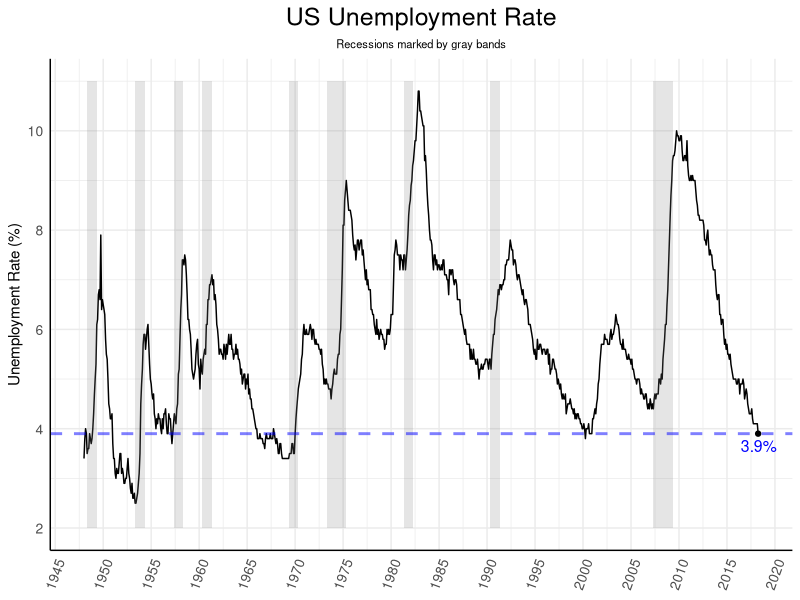
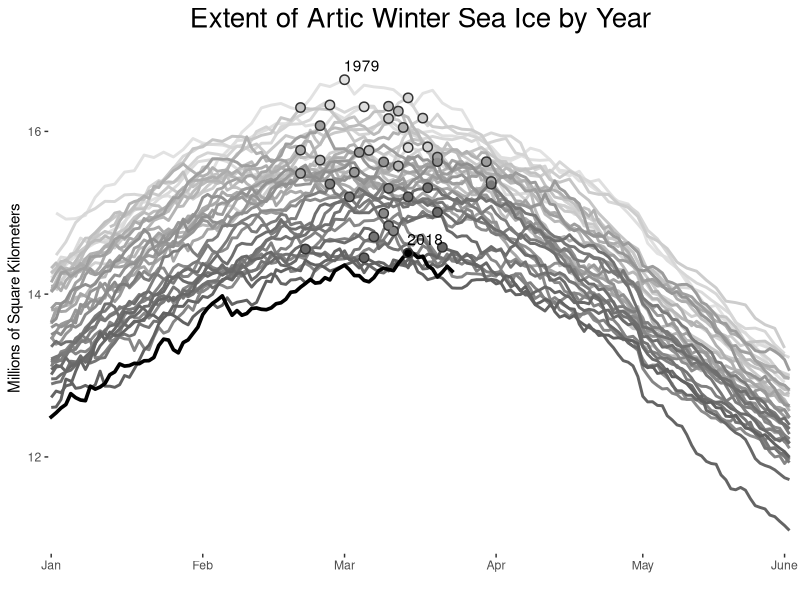

These charts were generated, in order, by the following R code:
## ---- chunk 1
knitr::opts_chunk$set(echo = FALSE, 
                      collapse = TRUE,
                      comment = "#>",
                      fig.path = "README-")
## ---- chunk 2
### Daily Plot for May 6, 2018 ###

# Plot of historical unemployment data in the US from 1948 through April 2018

# get packages
library(ggplot2)
library(lubridate)

# get data
t3 <- read.csv("employment/unemployment_data.csv")
r <- read.csv("employment/recession_data.csv")

# format data
r$start <- as.Date(r$start)
r$end <- as.Date(r$end)
t3$dt <- as.Date(t3$dt)

# create plot
ggplot() + 
        
        # time series line of unemployment rate
        geom_line(data=t3,
                  aes(x=dt, y=value), 
                  show.legend = F) + 
        
        # point with label for rate April 2018
        geom_point(data=data.frame(x=c(as.Date("2018-04-01")), y = c(3.9)), 
                   aes(x=x, y=y)) +
        geom_text(data=data.frame(x=c(as.Date("2018-04-01")), y = c(3.9)),
                  aes(x=x, y=y, label = paste0(y, "%")),
                  nudge_x = 20, nudge_y = -0.25,
                  size = 4, color="blue") +
        
        # bands for periods of recession
        geom_rect(data=r, aes(xmin=start, xmax=end, ymin=2, ymax=11), 
                  color=NA, fill="grey50", alpha=0.2) +
        
        # labels and titles
        labs(title="US Unemployment Rate", 
             subtitle="Recessions marked by gray bands", 
             y="Unemployment Rate (%)") + 
        
        # reference line for comparing historic precedence of April 2018 rate
        geom_hline(yintercept = 3.9, 
                   size = 1, 
                   color="blue", 
                   alpha=0.5,
                   linetype = 2) +
        
        # axis formatting
        scale_x_date(breaks = seq(as.Date("1945-01-01"),
                                  as.Date("2020-01-01"),
                                  "5 years"),
                     labels = year(seq(as.Date("1945-01-01"),
                                       as.Date("2020-01-01"),
                                       "5 years"))) +
        scale_y_continuous(limits = c(2, 11),
                           breaks = seq(2, 11, by = 2),
                           labels = as.double(seq(2, 11, by = 2))) +
        
        # plot panel formatting
        theme_minimal() + theme(plot.title = element_text(hjust = 0.5, 
                                                          size = 18), 
                           plot.subtitle = element_text(hjust = 0.5, size = 8),
                           axis.line = element_line(),
                           axis.text.x = element_text(size = 10,
                                                      hjust = 1,
                                                      angle = 70),
                           axis.text.y = element_text(size = 10),
                           axis.title.x = element_blank())


## ---- chunk 3
library(ggplot2)
library(readr)
library(lubridate)
library(dplyr)
## ---- chunk 4
setwd("../../conner/daily_plots/")

ice_df <- read_csv("sea_ice/N_seaice_extent_daily_v3.0.csv")
## ---- chunk 5
## format and clean data

# modify variable class
ice_df$Extent <- as.numeric(ice_df$Extent)

# remove irrelevant variables
ice_df <- ice_df[2:nrow(ice_df), -c(5, 6)]

# remove partial year 1978, partial data
ice_df <- subset(ice_df, Year != "1978")

# subset for winter months
ice_df <- subset(ice_df, Month %in% c("01", "02", "03", "04", "05"))
## ---- chunk 6
## format month/day dates for plotting years in same plot frame

# combine month and day into string 
full_dates <- with(ice_df, paste0(Month, "/", Day, "/", Year))
full_dates <- mdy(full_dates)
mnth_day <- format(full_dates, format="%m-%d")

# add month/day to df
ice_df <- cbind(ice_df, mnth_day)

# add mean extension of ice by year
ice_df$annual_mean <- ave(ice_df$Extent, ice_df$Year)

# get max extension of ice by year
maxes <- ice_df %>%
         group_by(Year) %>%
         slice(which.max(Extent))
         
## ---- chunk 7
# define color palette
brks <- seq(from=90, to=40, length.out = 40)
palt <- sapply(brks, function(x){hcl(h=180, c=0, l=x)})

## ---- chunk 8
# plot of sea ice extent
ggplot()+
  
  # line plot of all year except 2018
  geom_line(data=subset(ice_df, Year != "2018"),
            aes(x=mnth_day, y=Extent, color=Year, group=Year), 
            size=1) +
  
  # line plot of only 2018
  geom_line(data=subset(ice_df, Year == "2018"), 
            aes(x=mnth_day, y=Extent, group=Year), 
            size=1.25, color="black", lineend="square") +
  
  # color scale using custom palette
  scale_color_manual(values=palt, guide=FALSE) +
  
  # max value background
  geom_point(data=maxes, aes(x=mnth_day, y=Extent),
             color="grey20", size= 3) +
  
  # max value foreground
  geom_point(data=maxes, aes(x=mnth_day, y=Extent, color=Year),
             size= 2) +
  
  # max value 2018
  geom_point(data=subset(maxes, Year==2018),
             aes(x=mnth_day, y=Extent),
             color="black", size= 2) +
  
  # labels for 2018, 1979
  geom_text(data=subset(maxes, Year %in% c("1979", "2018")),
            aes(x=mnth_day, y=Extent, label=Year),
            nudge_x = 3.5, nudge_y = 0.175)+
  
  # Formatting
  labs(title="Extent of Artic Winter Sea Ice by Year",
       y="Millions of Square Kilometers",
       x="") +
  scale_x_discrete(breaks=c("01-01", "02-01", "03-01", "04-01", "05-01", "05-30"),
                   labels=c("Jan", "Feb", "Mar", "Apr", "May", "June"))+
  scale_y_continuous(breaks=c(12, 14, 16)) +
  theme(plot.title = element_text(hjust = 0.5, size=20),
        plot.background = element_blank(),
        panel.background = element_blank(),
        panel.grid = element_blank())

